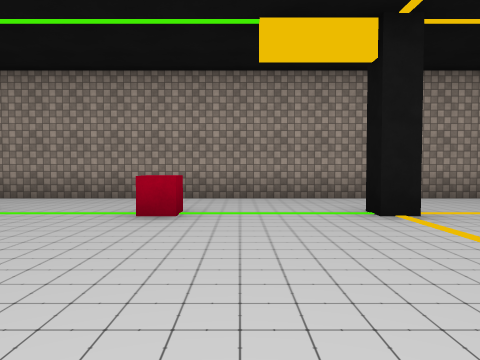
View 1 (above)

24 first-person views from a walk through a 3-D level made in the Unity game engine. The camera is 1.2 m above the floor, tilts 2° down and sees 70° across. The floor is counted in squares, 2 m on a side. Each view is taken from the middle of a square. On the plan, view 1 faces up. The plan holds only what a view shows up to about 10 squares ahead; the rest is blank. The place goes on beyond the plan. The player is left out. Some animated figures are left out. Some surface patterns are stand-ins.

View 2
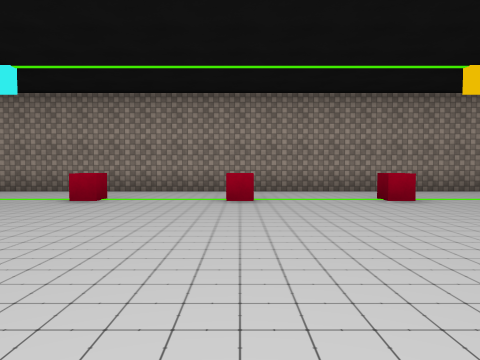

View 3
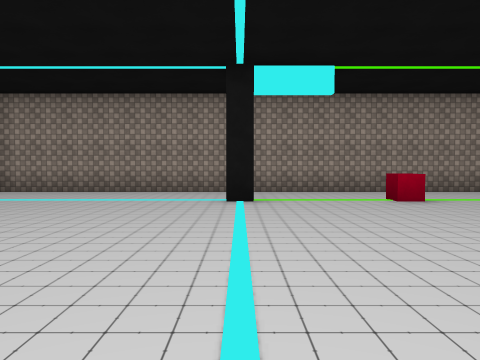

View 4
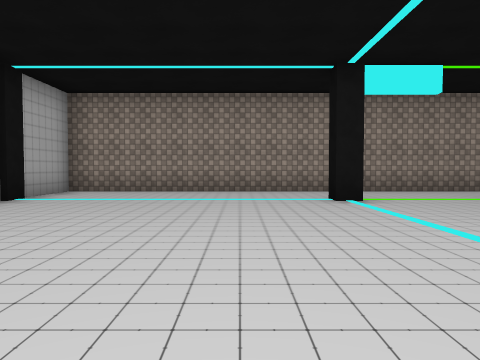

View 5
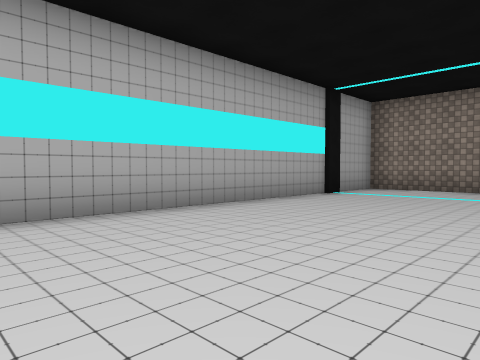

View 6
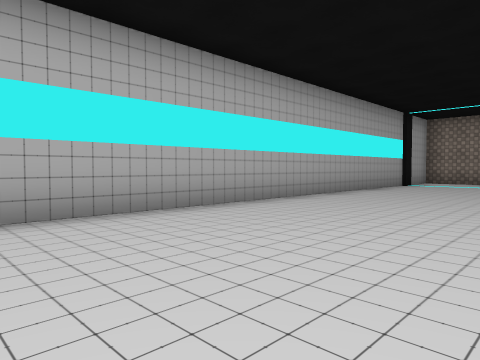

View 7
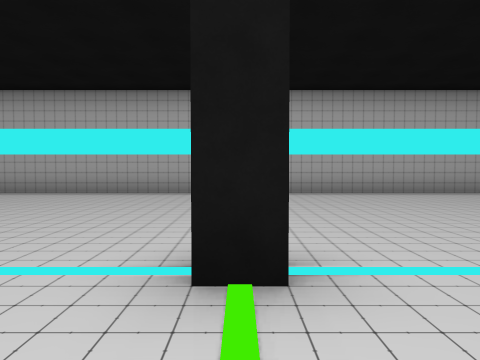

View 8
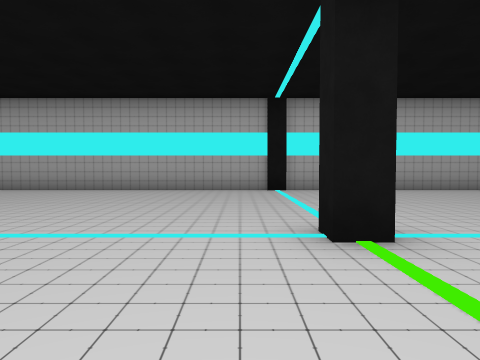

View 9
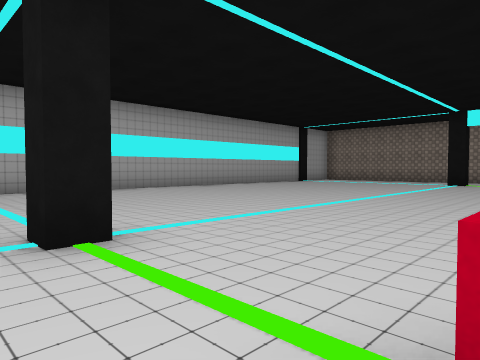

View 10
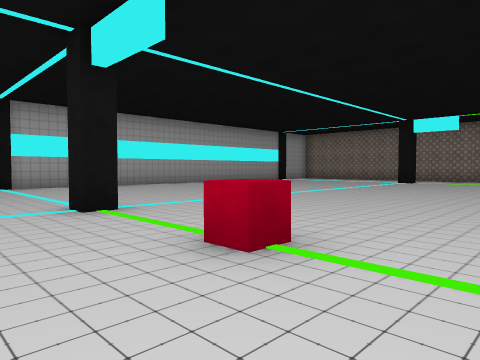

View 11
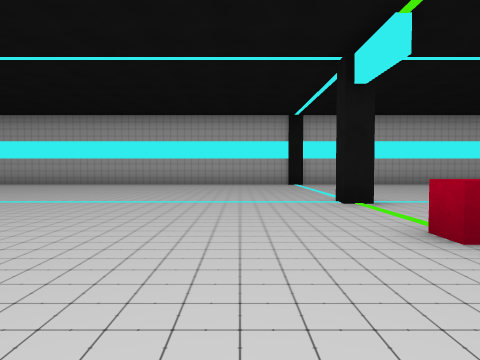

View 12
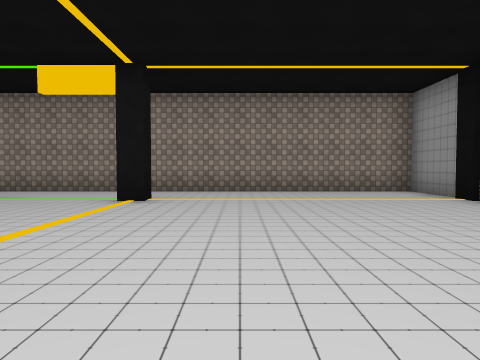

View 13
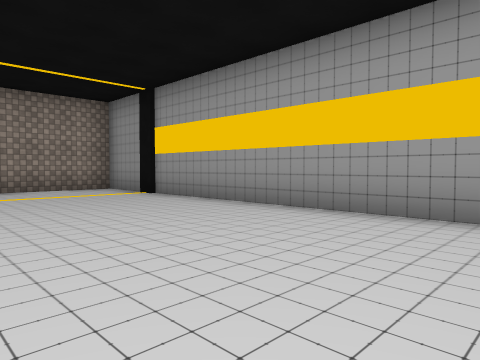

View 14
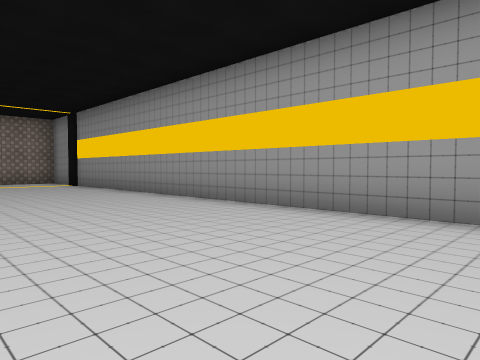

View 15
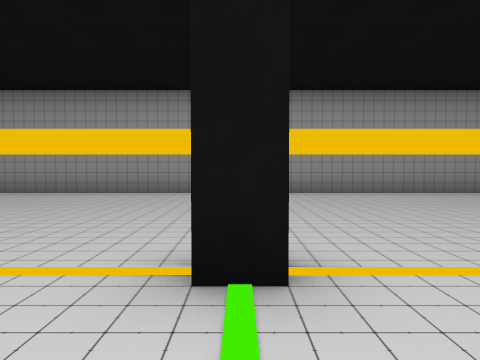

View 16
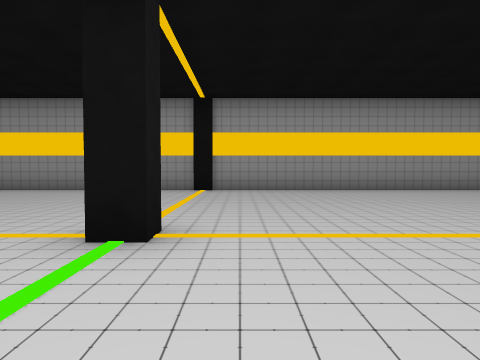

View 17
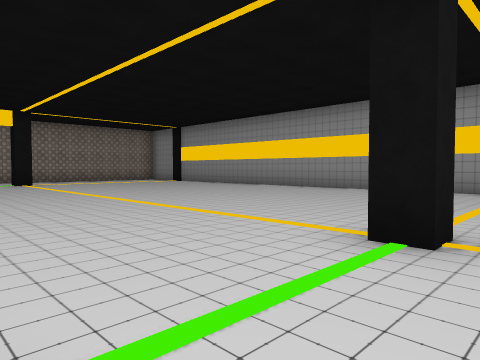

View 18
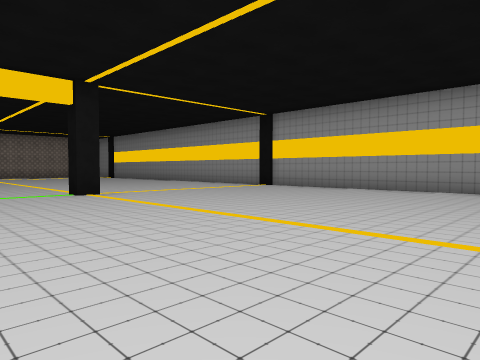

View 19
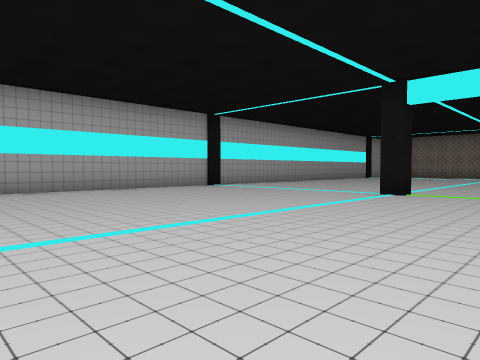

View 20
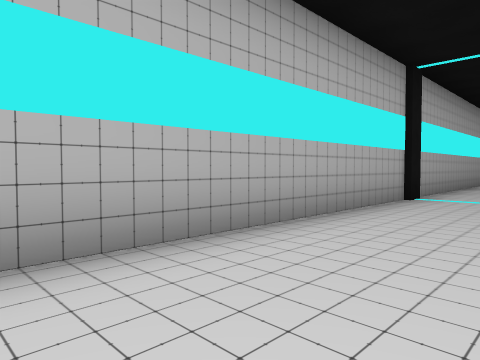

View 21
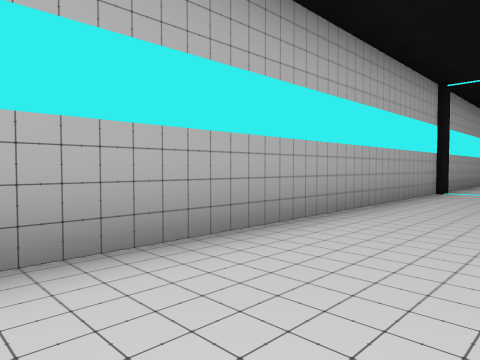

View 22
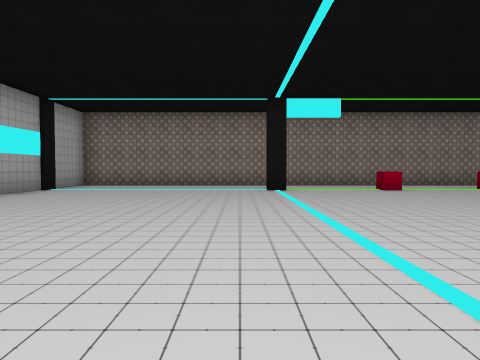

View 23
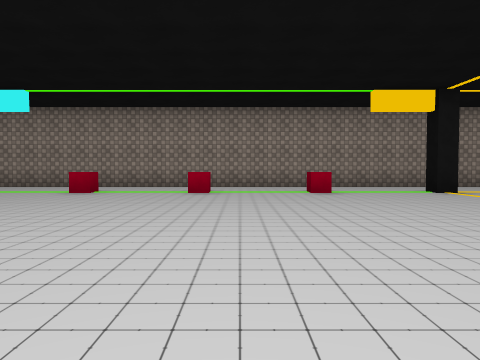

View 24
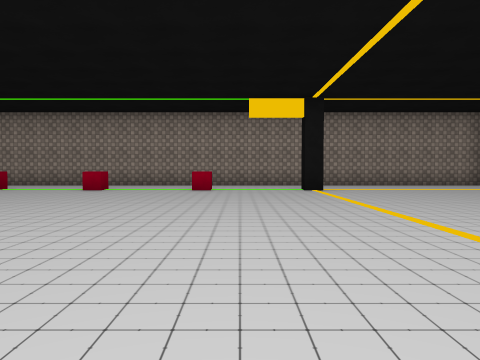

### Floor plan
Points are (right, up) in squares from view 1. A wall is a line through its corners. A room is listed if a view was taken in it or the views show most of it. See-through windows are left out.
Room 1 (views 1, 2, 3, 4, 5, 6, 7, 8, 9, 10, 11, 12, 13, 14, 15, 16, 17, 18, 19, 20, 21, 22, 23, 24)
walls: (-9.7, -7.6) (-9.7, -8.2) (-10.2, -8.2); (2.4, -8.2) (1.8, -8.2) (1.8, -7.8); (8.4, -15.6) (8.4, 6.7) (-16.4, 6.7) (-16.4, -16.6); (-9.6, 4.2) (-10.2, 4.2) (-10.2, 4.8); (2.3, 4.8) (2.3, 4.2) (1.8, 4.2) (1.8, 4.8)
objects: block (-7, -8); block (-7, 4); block (-4, 4); block (-1, 4)

Where each view was taken, in squares from view 1:
view 1: 0 up, 0 right, facing up
view 2: 2 down, 4 left, facing up
view 3: 2 down, 10 left, facing up
view 4: 2 down, 12 left, facing up
view 5: 3 down, 12 left, facing up-left
view 6: 8 down, 12 left, facing up-left
view 7: 8 down, 8 left, facing left
view 8: 9 down, 7 left, facing left
view 9: 9 down, 7 left, facing up-left
view 10: 10 down, 5 left, facing up-left
view 11: 10 down, 4 left, facing left
view 12: 2 down, 4 right, facing up
view 13: 3 down, 4 right, facing up-right
view 14: 8 down, 4 right, facing up-right
view 15: 8 down, 0 right, facing right
view 16: 9 down, 1 left, facing right
view 17: 9 down, 1 left, facing up-right
view 18: 16 down, 1 left, facing up-right
view 19: 16 down, 7 left, facing up-left
view 20: 15 down, 14 left, facing up-left
view 21: 17 down, 14 left, facing up-left
view 22: 5 down, 11 left, facing up
view 23: 4 down, 3 left, facing up
view 24: 5 down, 0 right, facing up
